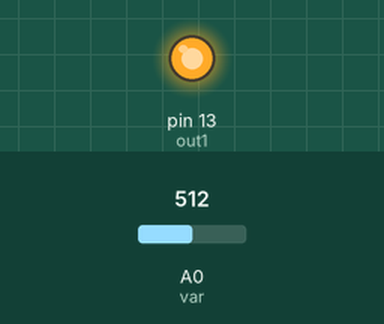
This sketch was run on a simulated Arduino Uno, built with avr-gcc and run on an emulated ATmega328P. Parts: output pins drawn as LEDs (lit = HIGH). Inputs (shaded band) come from the test bench; at power-on: A0 (var) = 512. What the sketch prints to the serial monitor is not drawn.

Above: at 0.1 s.
Timing chart, 0 to 1.6 s (numbered marks = the images above):
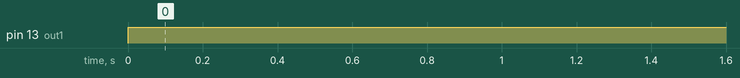

The sketch:

arduino_con_PLC__y_moc4n32_.ino
```cpp
int  var   =  A0;  //entrada señal analogica
int  val   =  0;  //valores variables de la señal analogica
int  out1  =  13;  //salida 1 de señal digital hacia el moc
int  out2  =  12;  //salida 2 de señal digital hacia el moc
int  out3  =  11;  //salida 3 de señal digital hacia el moc

void setup() {
Serial.begin(9600);
 pinMode   (var,INPUT);
 pinMode (out1,OUTPUT);
 }
void loop() {
 val = analogRead(var);
 Serial.println(val);

  if(val=0 && val<=100){
    digitalWrite(out1,LOW);
    digitalWrite(out2,LOW);
    digitalWrite(out3,LOW);
  }
  if(val<=342){
    digitalWrite(out1,HIGH);
    digitalWrite(out2,LOW);
    digitalWrite(out3,LOW);
  }
  if(val>342 && val<=684){
    digitalWrite(out1,LOW);
    digitalWrite(out2,HIGH);
    digitalWrite(out3,LOW);
  }
  if(val>684 && val<=1023){
    digitalWrite(out1,LOW);
    digitalWrite(out2,LOW);
    digitalWrite(out3,HIGH);
  }
}
```

Measured:
- by itself, pin 13 (out1): LOW → HIGH at 0.00 s
